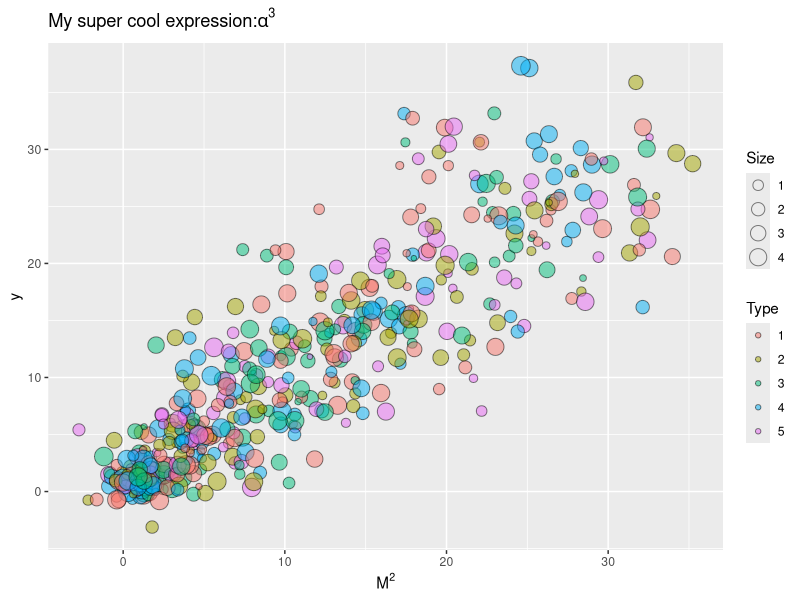
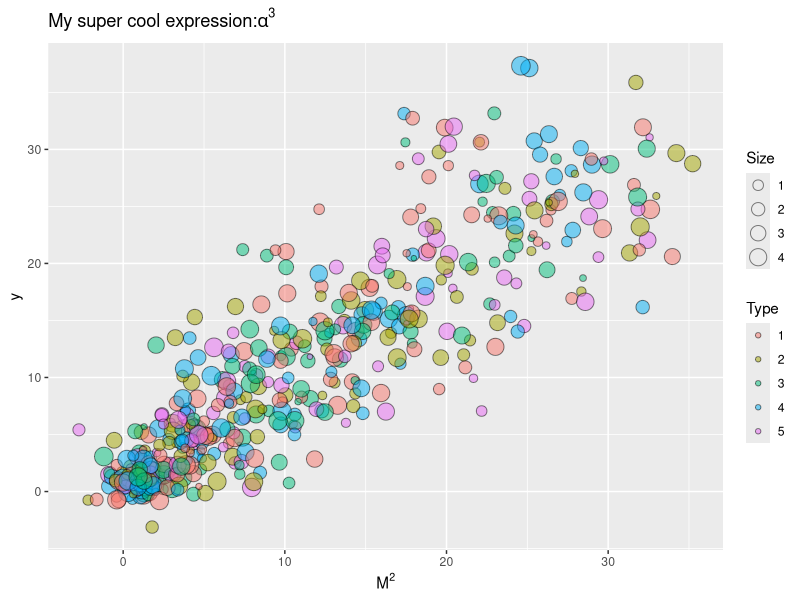

The R source for these figures, in order:
## Bubble Plot
library(ggplot2)

df <- data.frame(x = unlist(lapply(1:5, function(x) rnorm(100, mean = x^2, sd = x))),
                 y = unlist(lapply(1:5, function(x) rnorm(100, mean = x^2, sd = x))),
                 z = runif(500, 0, 5),
                 v = sample(1:5, 500, replace = TRUE))

## A bubble plot with plotmath text
# Save as Cairo .png
ggplot() +
  geom_point(data = df,
             mapping = aes(x = x, y = y, size = z, fill = factor(v)),
             pch = 21,
             alpha = 0.5,
             colour = "black") +
  labs(title = expression(paste("My super cool expression:", alpha^3)),
       x = expression(M^2),
       size = "Size",
       fill = "Type")
ggsave(filename = "bubble_test.png", type = "cairo")
